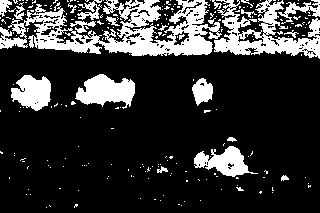
//> input picture 17.Watershed_transformation/Watershed_transformation/cow_binary.bmp, 320 x 213 px
$ ./main   (built with g++ and OpenCV 4)
//> lines starting //> are read from the running program, lines starting //| are printed output that depends on the picture; after the words box and inside, x2 and y2 are one past the last pixel; in counts of white or black regions, pixels touching at a corner belong together
#include <opencv2/highgui.hpp>
#include <opencv2/core.hpp>
#include <opencv2/imgproc.hpp>
#include <iostream>

using namespace std;
using namespace cv;

class WatershedSegmenter {
private:
	Mat markers;
public:
	void setMarkers(const Mat& markerImage) {
		// Convert to image of ints
		markerImage.convertTo(markers, CV_32SC1);
	}
	Mat process(const Mat &image) {
		// Apply watershed
		watershed(image, markers);
		return markers;
	}
	Mat getSegmentation() {
		Mat tmp;
		// all segment with label higher than 255 will be assigned value 255
		markers.convertTo(tmp, CV_8UC1);

		return tmp;
	}
	// Return watershed in the form of an image
	Mat getWatersheds() {
		Mat tmp;
		// Each pixel p is transformed into 255p + 255 before conversion
		// boundary = -1, (255 * -1 + 255 = 0)
		markers.convertTo(tmp, CV_8UC1, 255, 255);

		return tmp;
	}
};

int main() {
	Mat cow_binary = imread("cow_binary.bmp", IMREAD_GRAYSCALE);
//> cow_binary: 213 rows x 320 cols, CV_8UC1; 20.7% white; 230 white regions (208 under 20 px), largest, box (x1, y1, x2, y2) and area: (0, 0, 222, 56) 5711, (214, 0, 320, 59) 2737, (75, 74, 135, 109) 1306
	Mat cow_original = imread("cow_original.jpg", IMREAD_COLOR);
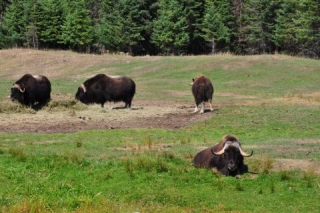
//> input picture 17.Watershed_transformation/Watershed_transformation/cow_original.jpg, 320 x 213 px
//> cow_original is the input picture: 213 rows x 320 cols, CV_8UC3; mean B, G, R 69.4, 113.7, 107.3

	// Eliminate noise and smaller objects
	Mat foreground;
	erode(cow_binary, foreground, Mat(), Point(-1, -1), 4);
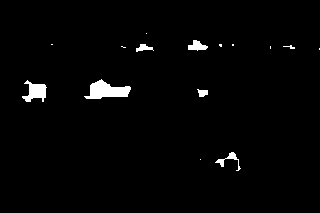
//> foreground: 213 rows x 320 cols, CV_8UC1; 1.9% white; 15 white regions (8 under 20 px), largest, box (x1, y1, x2, y2) and area: (84, 79, 131, 99) 536, (22, 80, 47, 102) 306, (188, 40, 208, 51) 131

	// Identify image pixels without objects
	Mat background;
	dilate(cow_binary, background, Mat(), Point(-1, -1), 4);
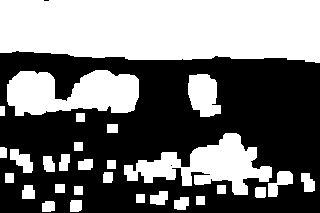
//> background: 213 rows x 320 cols, CV_8UC1; 46% white; 29 white regions, largest, box (x1, y1, x2, y2) and area: (0, 0, 320, 63) 18420, (7, 70, 139, 116) 4412, (124, 133, 272, 195) 4094
	threshold(background, background, 1, 128, THRESH_BINARY_INV);

	// Create markers image
	Mat markers(cow_binary.size(), CV_8UC1, Scalar(0));
	markers = foreground + background;

	// Create watershed segmentation object
	WatershedSegmenter segmenter;

	// Set markers and process
	segmenter.setMarkers(markers);
//> in setMarkers, `markerImage.convertTo(markers, CV_32SC1);`:
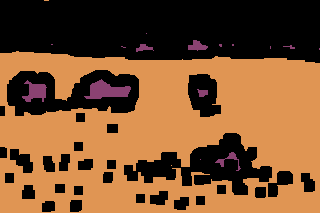
//> markers: 213 rows x 320 cols, CV_32SC1; 3 distinct labels, from 0 to 255; one colour per label, 0 black
	Mat watershedResult = segmenter.process(cow_original);
//> in process, `watershed(image, markers);`:
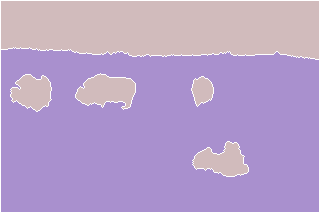
//> markers: 213 rows x 320 cols, CV_32SC1; 3 distinct labels, from -1 to 255; one colour per label, 0 black, -1 white

	// getSegmentation
	Mat segmentation = segmenter.getSegmentation();
//> in getSegmentation, `markers.convertTo(tmp, CV_8UC1);`:
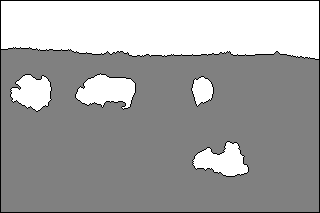
//> tmp: 213 rows x 320 cols, CV_8UC1; min 0, max 255, mean 162.6
	// get watershed
	Mat watershed = segmenter.getWatersheds();
//> in getWatersheds, `markers.convertTo(tmp, CV_8UC1, 255, 255);`:
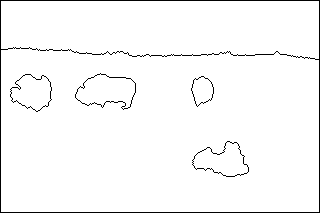
//> tmp: 213 rows x 320 cols, CV_8UC1; 97.2% white; black in thin lines or dots

	imwrite("foreground.bmp", foreground);
	imwrite("background.bmp", background);
	imwrite("markers.bmp", markers);
	imwrite("segmentation.bmp", segmentation);
	imwrite("watershed.bmp", watershed);
}
